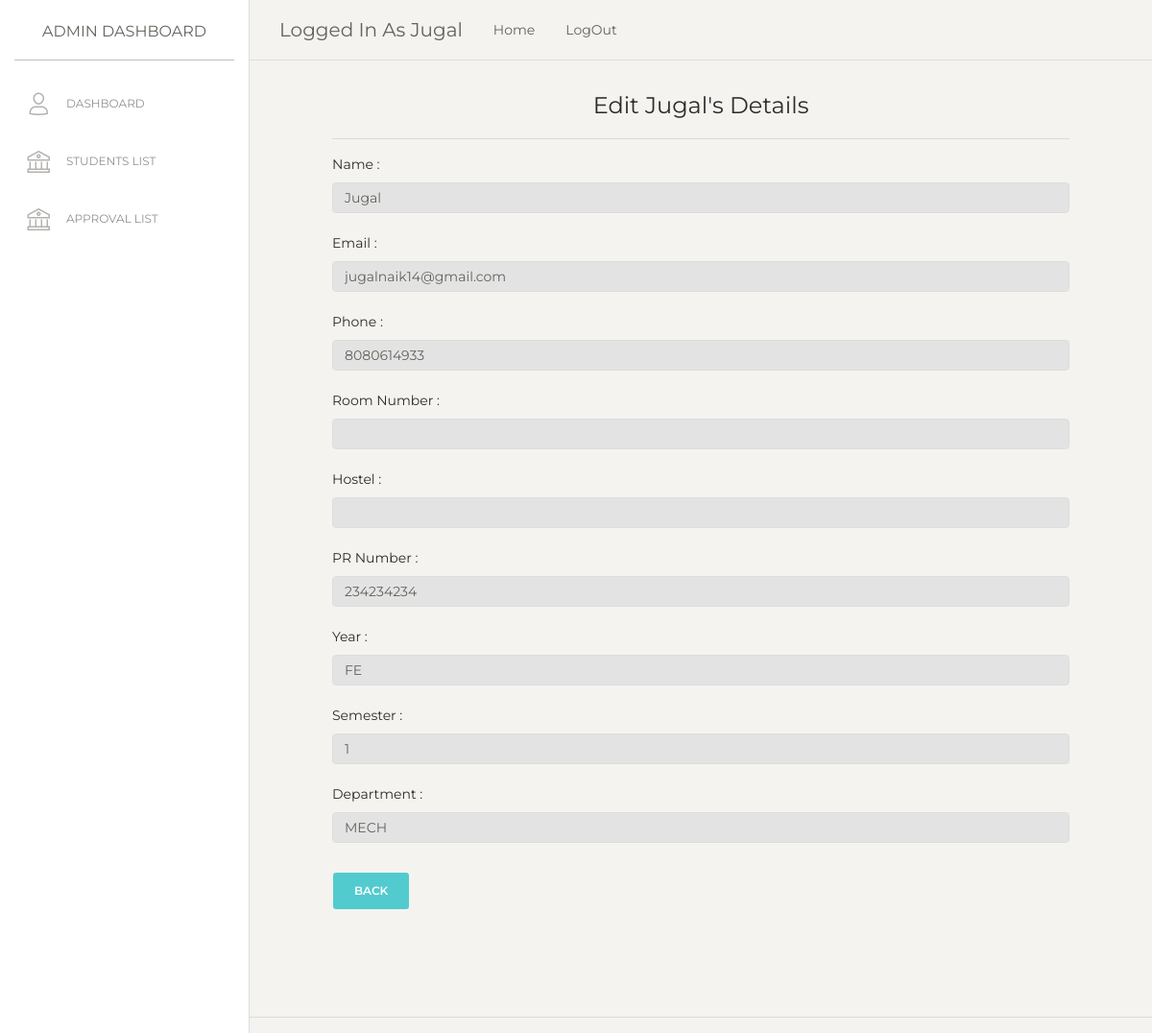
Screenshot of /approvals/moreinfo/1 (signed in) with the database file from the repository.
### HC/models.py (models this page shows, shortened)
class Warden(UserMixin, db.Model):
    id = db.Column(db.Integer, primary_key=True) # primary keys are required by SQLAlchemy
    email = db.Column(db.String(100), unique=True)
    password = db.Column(db.String(100), nullable=False)
    name = db.Column(db.String(1000), nullable=False)

class Student(db.Model):
    id = db.Column(db.Integer, primary_key=True)
    is_approved = db.Column(db.Boolean, nullable=False, default=False)
    warden_id = db.Column(db.Integer, nullable=False)
    hostel_id = db.Column(db.Integer, nullable=False)
    password = db.Column(db.Integer, nullable=False)
    room_num = db.Column(db.Integer, nullable=False)
    name = db.Column(db.String(100), nullable=False)
    address = db.Column(db.String(100), nullable=False)
    phone = db.Column(db.String(10), nullable=False)
    email = db.Column(db.String(100), nullable=False)
    parent_name = db.Column(db.String(100), nullable=False)
    parent_phone = db.Column(db.String(10), nullable=False)
    year = db.Column(db.String(10), nullable=False)
    semester = db.Column(db.String(100), nullable=False)
    pr_number = db.Column(db.String(100), nullable=False)
    department = db.Column(db.String(100), nullable=False)
    photo = db.Column(db.String(100), nullable=True)
    id_proof = db.Column(db.String(100), nullable=True)

### HC/auth.py (the view)
@login_required
@auth.route('/approvals/moreinfo/<int:id>', methods=['GET', 'POST'])
def moreinfo(id):
    if current_user.is_authenticated:
        info = Student.query.get_or_404(id)
        return render_template('moreinfo.html', info=info, current_user=current_user.name)
    return redirect(url_for('auth.login'))

### HC/templates/moreinfo.html (shortened to what this page needs)
{% extends 'admin.html' %}
{% block body %}
<div class="content">
<form action="/approvals" style="padding-left: 4em;padding-right: 4em;padding-bottom: 4em;padding-top: 0em;">
    <center><h4>Edit {{info.name}}'s Details</h4></center>
    <hr>
    <label for="name">Name :</label>
    <input class="form-control" type="text" name="name" id="name" value="{{info.name}}" disabled>
    <br>
    <label for="email">Email :</label>
    <input class="form-control" type="text" name="email" id="email" value="{{info.email}}" disabled>
    <br>
    <label for="phone">Phone :</label>
    <input class="form-control" type="text" name="phone" id="phone" value="{{info.phone}}" disabled>
    <br>
    <label for="room">Room Number :</label>
    <input class="form-control" type="text" name="room" id="room" value="{{info.room}}" disabled>
    <br>
    <label for="hostel">Hostel :</label>
    <input class="form-control" type="text" name="hostel" id="hostel" value="{{info.hostel}}" disabled>
    <br>
    <label for="pr_number">PR Number :</label>
    <input class="form-control" type="text" name="pr_number" id="pr_number" value="{{info.pr_number}}" disabled>
    <br>
    <label for="year">Year :</label>
    <input class="form-control" type="text" name="year" id="year" value="{{info.year}}" disabled>
    <br>
    <label for="semester">Semester :</label>
    <input class="form-control" type="text" name="semester" id="semester" value="{{info.semester}}" disabled>
    <br>
    <label for="department">Department :</label>
    <input class="form-control" type="text" name="department" id="department" value="{{info.department}}" disabled>
    <br>
    <input type="submit" value="Back" class="btn btn-primary">
    </div>
<hr>
</div>
{% endblock %}

### HC/templates/admin.html (shortened to what this page needs)
<!DOCTYPE html>
<html lang="en">
<head>
  <link href="https://maxcdn.bootstrapcdn.com/font-awesome/latest/css/font-awesome.min.css" rel="stylesheet">
  <link href="/assets_admin/css/bootstrap.min.css" rel="stylesheet" />
  <link href="/assets_admin/css/paper-dashboard.css?v=2.0.0" rel="stylesheet" />
  <link href="/assets_admin/demo/demo.css" rel="stylesheet" />
</head>
<body class="">
  <div class="wrapper ">
    <div class="sidebar" data-color="white" data-active-color="danger">
      <div class="logo">
        <a href="/admin" class="simple-text logo-normal" style="text-align: center;">
          Admin Dashboard
        </a>
      </div>
      <div class="sidebar-wrapper">
        <ul class="nav">
          <li>
            <a href="/admin">
              <i class="nc-icon nc-single-02"></i>
              <p>Dashboard</p>
            </a>
          </li>
          <li>
            <a href="/students">
              <i class="nc-icon nc-bank"></i>
              <p>Students List</p>
            </a>
          </li>
          <li>
            <a href="/approvals">
              <i class="nc-icon nc-bank"></i>
              <p>Approval List</p>
            </a>
          </li>
        </ul>
      </div>
    </div>
    <div class="main-panel">
      <nav class="navbar navbar-expand-lg navbar-absolute fixed-top navbar-transparent">
        <div class="container-fluid">
          <div class="navbar-wrapper">
            <a class="navbar-brand" href="/admin">Logged In As {{ current_user }}</a>
              <a class="nav-link" href="/">
                Home
              </a>
              <a class="nav-link" href="/logout">
                LogOut
              </a>
          </div>
        </div>
      </nav>
{% block body %}{% endblock %}
</body>
</html>

### rows the page displays
Warden: name "Jugal"
Student: name "Jugal", email "jugalnaik14@gmail.com", phone "8080614933", pr_number "234234234", year "FE", semester "1", department "MECH"
